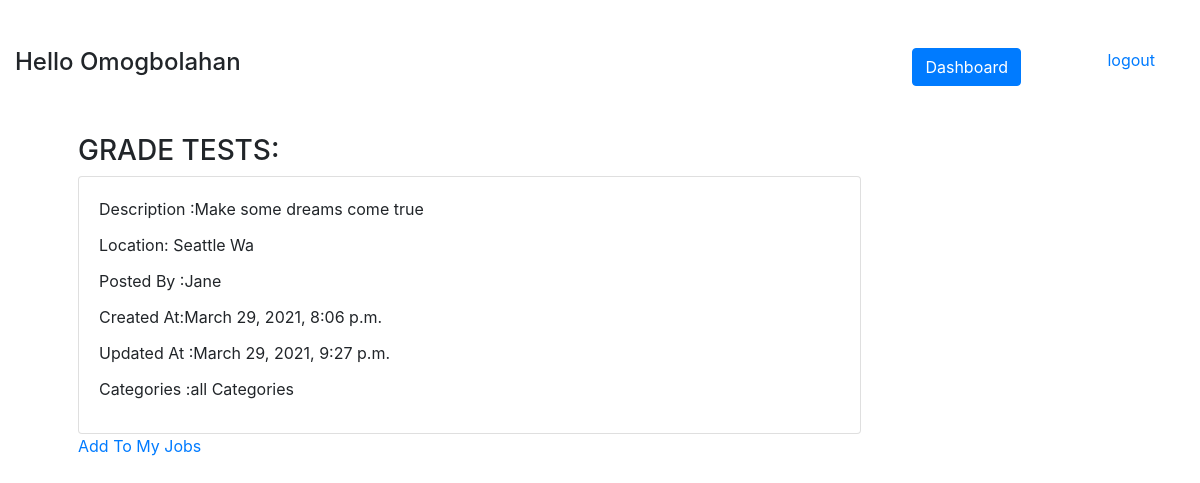
/job/details/15 (signed in), run on an earlier commit of the app's database.
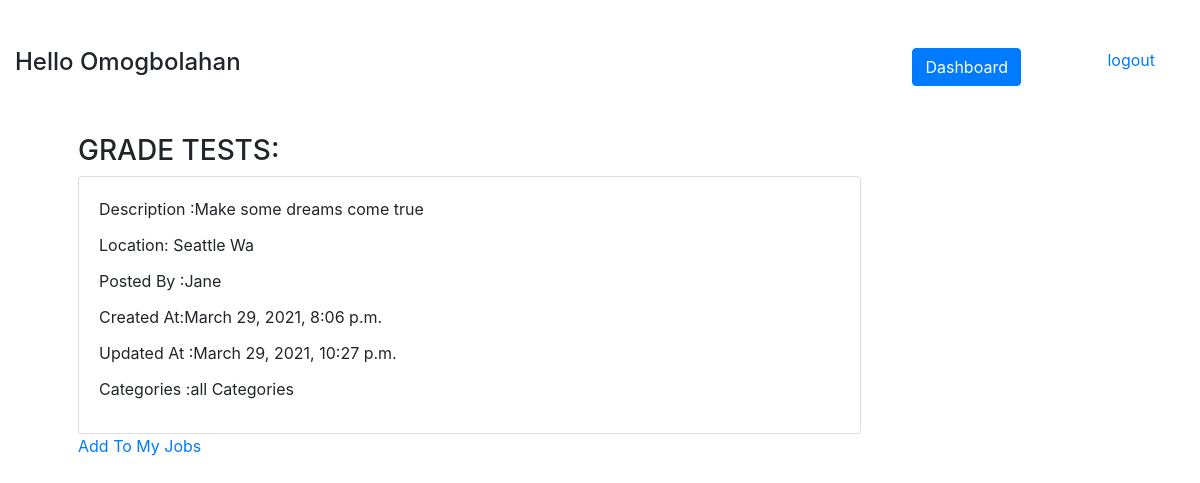
And on a later commit of the database.
### Job_app/models.py (models this page shows)
class Job(models.Model):
    Title = models.CharField(max_length= 255)
    Description = models.TextField()
    Location = models.CharField(max_length=255)
    Categories = models.TextField()
    created_at= models.DateTimeField(auto_now_add=True)
    updated_at =models.DateTimeField(auto_now=True)
    Posted_by = models.ForeignKey(User, related_name = 'jobs', on_delete= models.CASCADE)
    users_joined = models.ManyToManyField(User, related_name= 'jobs_joined')
    objects = JobManager()

### Login_app/models.py (models this page shows)
class User(models.Model):
    First_name = models.CharField(max_length=55)
    Last_name =models.CharField(max_length=55)
    Email = models.CharField(max_length=255)
    Password = models.CharField(max_length= 60)
    created_at = models.DateTimeField(auto_now_add = True)
    updated_at = models.DateTimeField(auto_now= True)
    objects = UserManager()

### Job_app/views.py (the view)
# urls.py: path("job/details/<jobid>", views.display_job),
def display_job(request, jobid):
    job_display = Job.objects.get(id = jobid)
    print(job_display.Posted_by)
    currentUser = User.objects.get(id=request.session['user_id'])
    context = {
        'jobtodisplay' : job_display,
        'thisUser' : currentUser,
    }
    return render(request, 'job_details.html', context)

### Job_app/templates/job_details.html (shortened to what this page needs)
<!DOCTYPE html>
<html lang="en">
<head>
    <link rel="stylesheet" href="https://maxcdn.bootstrapcdn.com/bootstrap/4.0.0/css/bootstrap.min.css"
>
</head>
<body>
    <div class="container-fluid pt-5 row">
        <div class="col">
            <h4>Hello {{thisUser.First_name}}</h4>
        </div>
        <div class="col col-lg-2">
            <a class="btn btn-primary" href="/jobs">Dashboard</a>
        </div>
        <div class="col-md-auto">
            <a href="/logout">logout</a>
        </div>
    </div>
    <div class="container p-5">
        <h3>{{jobtodisplay.Title}}:</h3>
        <div class="card w-75">
            <div class="card-body">
                <p class="card-title">Description :{{jobtodisplay.Description}}</p>
                <p class="card-title">Location: {{jobtodisplay.Location}}</p>
                <p class="card-title"> Posted By :{{jobtodisplay.Posted_by.First_name}}</p>
                <p class="card-title"> Created At:{{jobtodisplay.created_at}}</p>
                <p class="card-title">Updated At :{{jobtodisplay.updated_at}}</p>
                <p class="card-title">Categories :{{jobtodisplay.Categories}}</p>
            </div>
        </div>
        <div>
            <a href="/addJob/{{jobtodisplay.id}}">Add To My Jobs</a>
        </div>
    </div>
</body>
</html>

What changed in the data, as far as the page shows it:
changed Job "GRADE TESTS": updated_at "March 29, 2021, 9:27 p.m." → "March 29, 2021, 10:27 p.m."
